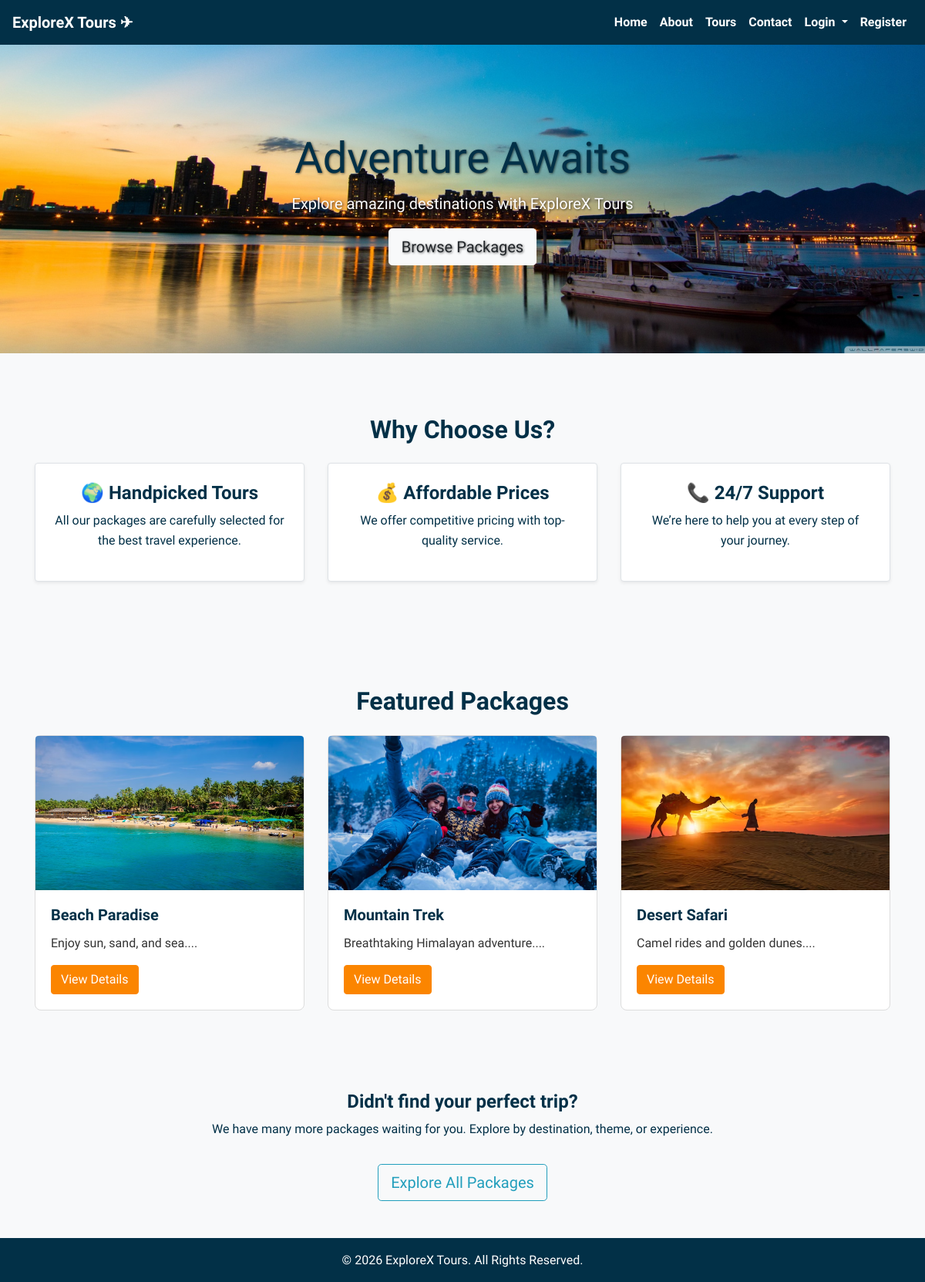
The page / on the database its author committed.
### tables this page shows
CREATE TABLE IF NOT EXISTS `packages` (
  `id` int NOT NULL AUTO_INCREMENT,
  `title` varchar(255) DEFAULT NULL,
  `location` varchar(255) DEFAULT NULL,
  `description` text,
  `price` decimal(10,2) DEFAULT NULL,
  `image` varchar(255) DEFAULT NULL,
  `duration` varchar(50) DEFAULT NULL,
  `itinerary` text,
  `hotel_details` text,
  `inclusions_detail` text,
  PRIMARY KEY (`id`)
);

### index.php (the view, shortened to what this page needs)
<?php include 'includes/header.php'; ?> <?php include 'includes/db.php'; ?>
<div class="hero text-white text-center py-5"
    style="background: url('images/hero.jpg') no-repeat center center; background-size: cover; image-rendering: -webkit-optimize-contrast; image-rendering: crisp-edges; min-height: 400px; display: flex; align-items: center; justify-content: center; text-shadow: 1px 1px 3px rgba(0, 0, 0, 0.6);">
    <div class="container">
        <h1 class="display-4 fw-bold">Adventure Awaits</h1>
        <p class="lead">Explore amazing destinations with ExploreX Tours</p> <a href="packages.php"
            class="btn btn-light btn-lg">Browse Packages</a>
    </div>
</div>
<div class="container my-5">
  <h2 class="text-center text-dark-custom mb-4">Why Choose Us?</h2>
  <div class="row text-center">
    <div class="col-md-4 mb-4">
      <div class="p-4 shadow-sm rounded bg-white h-100 border">
        <h4 class="fw-bold">🌍 Handpicked Tours</h4>
        <p>All our packages are carefully selected for the best travel experience.</p>
      </div>
    </div>
    <div class="col-md-4 mb-4">
      <div class="p-4 shadow-sm rounded bg-white h-100 border">
        <h4 class="fw-bold">💰 Affordable Prices</h4>
        <p>We offer competitive pricing with top-quality service.</p>
      </div>
    </div>
    <div class="col-md-4 mb-4">
      <div class="p-4 shadow-sm rounded bg-white h-100 border">
        <h4 class="fw-bold">📞 24/7 Support</h4>
        <p>We’re here to help you at every step of your journey.</p>
      </div>
    </div>
  </div>
</div>
<div class="container">
    <h2 class="text-center mb-4">Featured Packages</h2>
    <div class="row">
        <?php $sql = "SELECT * FROM packages LIMIT 3";
        $result = mysqli_query($conn, $sql);
        while ($row = mysqli_fetch_assoc($result)) { ?>
            <div class="col-md-4 mb-4">
                <div class="card h-100"> <img src="images/<?php echo $row['image']; ?>" class="card-img-top"
                        alt="<?php echo $row['title']; ?>">
                    <div class="card-body">
                        <h5 class="card-title"><?php echo $row['title']; ?></h5>
                        <p class="card-text"><?php echo substr($row['description'], 0, 100); ?>...</p> <a
                            href="package_details.php?id=<?php echo $row['id']; ?>" class="btn btn-primary">View Details</a>
                    </div>
                </div>
            </div> <?php } ?>
    </div>
</div>
<div class="text-center my-5">
    <h4>Didn't find your perfect trip?</h4>
    <p>We have many more packages waiting for you. Explore by destination, theme, or experience.</p> <a
        href="packages.php" class="btn btn-outline-primary btn-lg mt-3">Explore All Packages</a>
</div> <?php include 'includes/footer.php'; ?>

### CSS/style.css (style rules this page uses)
* { margin: 0; padding: 0; box-sizing: border-box; }
body { font-family: "Courgette", cursive; background-color: #f8f9fa; color: #023047; line-height: 1.6; }
.container { padding-top: 2rem; padding-bottom: 2rem; }
.btn-primary { background-color: #fb8500; border-color: #fb8500; }
.btn-outline-primary { color: #219ebc; border-color: #219ebc; }
.card { height: 100%; display: flex; flex-direction: column; border: 1px solid #ddd; border-radius: 0.5rem; transition: transform 0.2s ease; background-color: #ffffff; }
.card-body { flex-grow: 1; }
.card-title { color: #023047; }
.card-text { color: #333; }
.card-img-top { width: 100%; height: 200px; object-fit: cover; border-top-left-radius: 0.25rem; border-top-right-radius: 0.25rem; }
h1, h2, h3, h4, h5 { color: #023047; font-weight: bold; }
a { color: #219ebc; text-decoration: none; }
.text-dark-custom { color: #023047; }

### rows shown on the page
packages: image (picture), title "Beach Paradise", description "Enjoy sun, sand, and sea."
packages: image (picture), title "Mountain Trek", description "Breathtaking Himalayan adventure."
packages: image (picture), title "Desert Safari", description "Camel rides and golden dunes."
